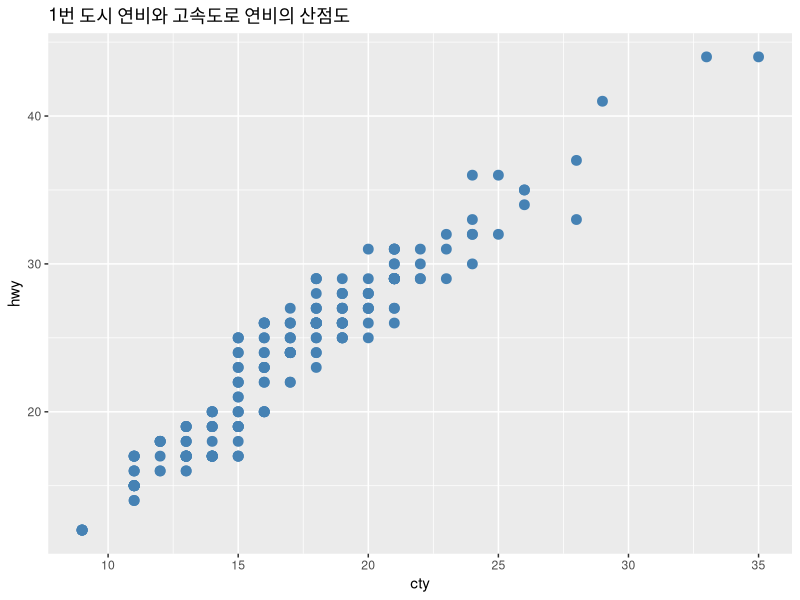
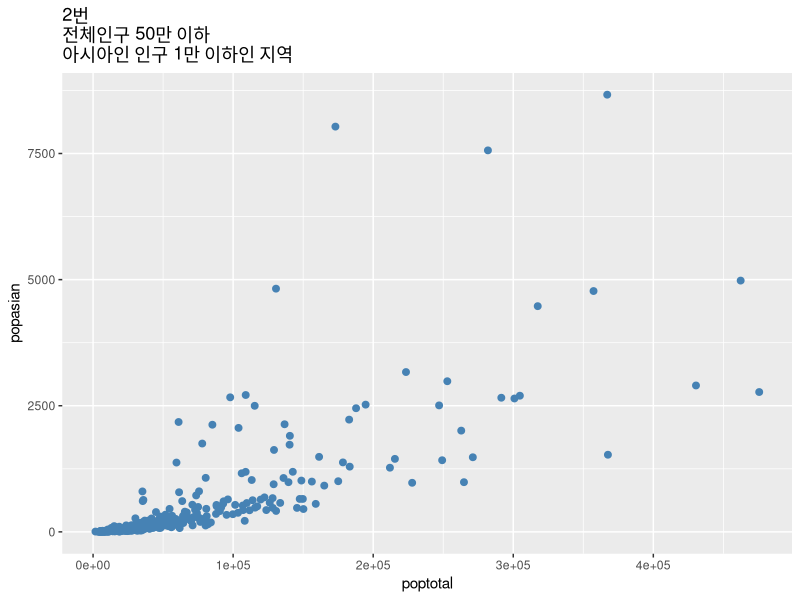
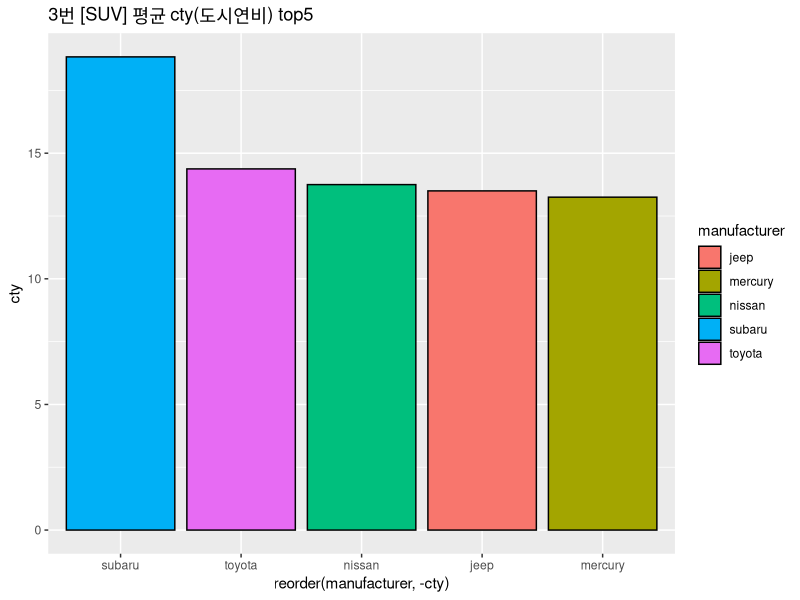
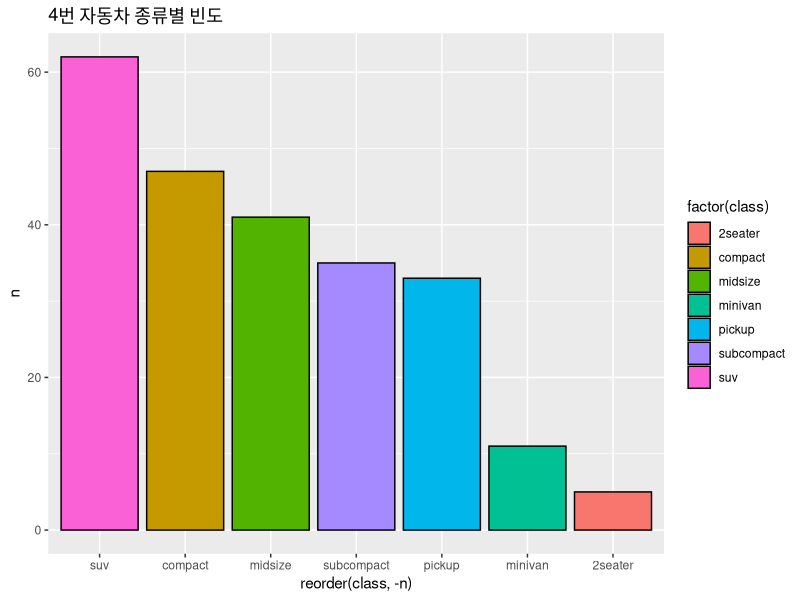
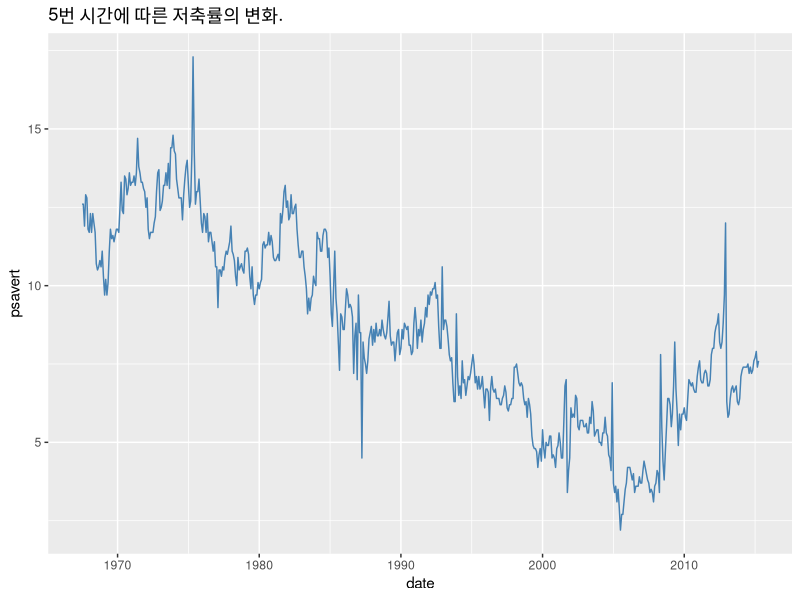
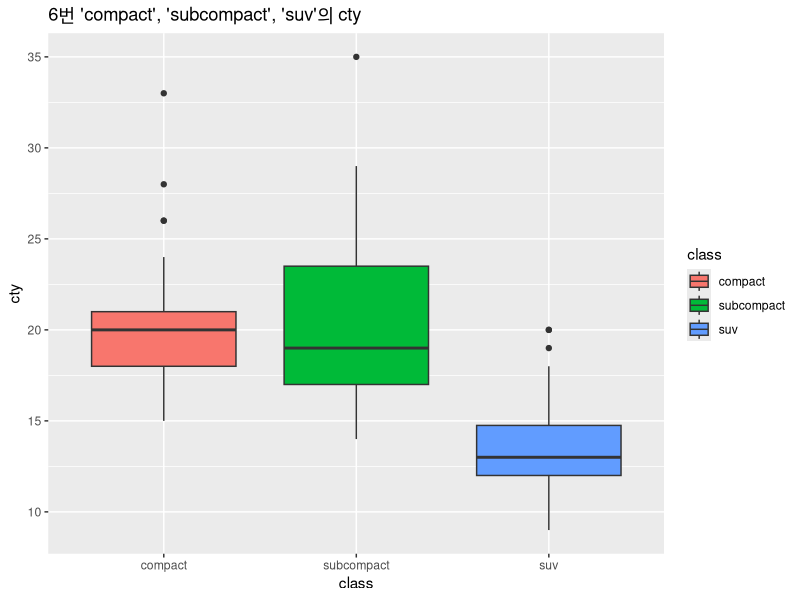
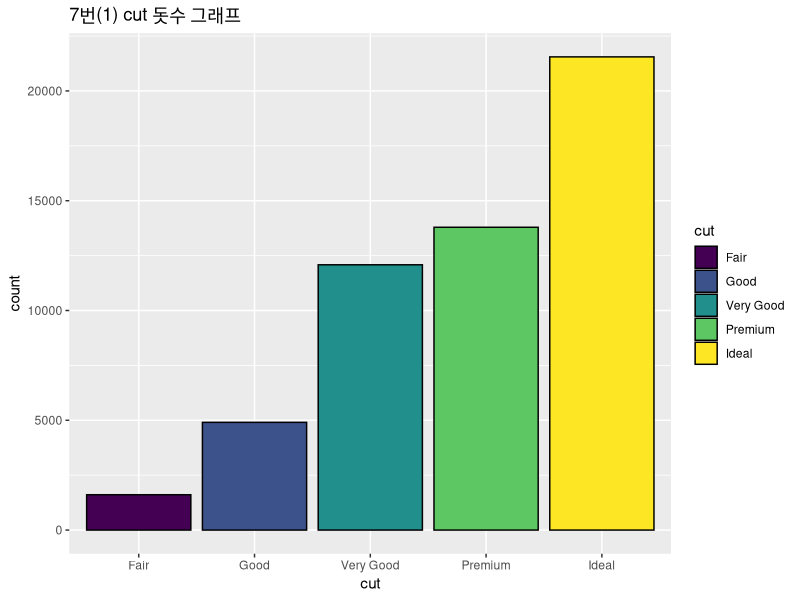
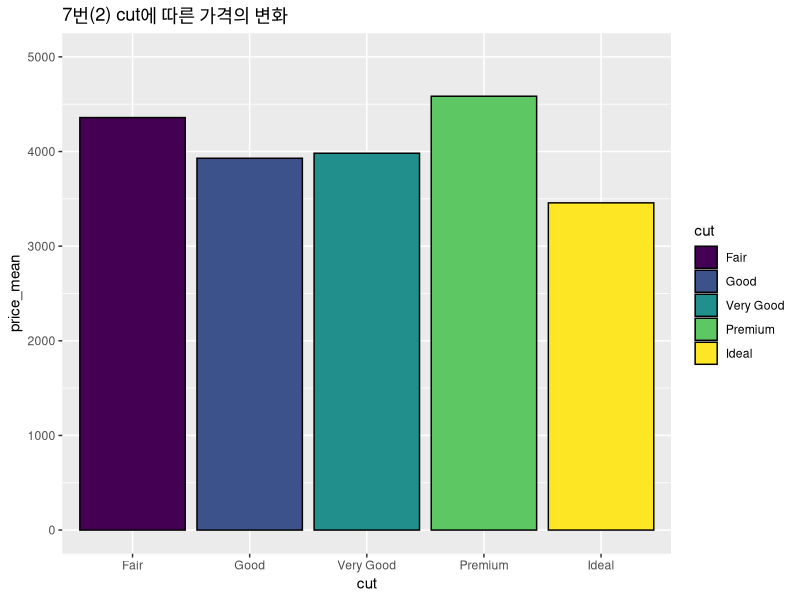

Recreate these plots in R, in order. (Note: this script raises an error after producing the figures.)
## ---- chunk 1
knitr::opts_chunk$set(echo = TRUE)
## ---- chunk 2
library(ggplot2)
library(dplyr)

### 연습문제 1
ggplot(mpg,aes(x=cty,y=hwy)) +
  geom_point(color='steel blue',size=3)+
  ggtitle('1번 도시 연비와 고속도로 연비의 산점도')
## ---- chunk 3
### 연습문제 2
midwest2 <- midwest %>% filter(poptotal<=500000,popasian<=10000) 
ggplot(midwest2,aes(x=poptotal,y=popasian))+
  geom_point(color='steel blue',size=2)+
  ggtitle('2번 \n전체인구 50만 이하 \n아시아인 인구 1만 이하인 지역')
## ---- chunk 4
### 연습문제 3
suv <- mpg %>% filter(class=='suv') %>%
  select(manufacturer,cty,class) %>% 
  group_by(manufacturer) %>% 
  summarise_each(funs(mean),cty) %>%
  arrange(desc(cty)) %>%
  head(5)

ggplot(suv,aes(x=reorder(manufacturer,-cty),y=cty,
               fill=manufacturer)) +
  geom_bar(stat="identity", color="black")+
  ggtitle('3번 [SUV] 평균 cty(도시연비) top5 ')
## ---- chunk 5
### 연습문제 4
class<-mpg %>% 
  select(class) %>%
  group_by(class) %>% 
  summarise(n=n())

ggplot(class,aes(x=reorder(class,-n),y=n,fill=factor(class)))+
  geom_bar(stat="identity",color="black")+
  ggtitle('4번 자동차 종류별 빈도')
## ---- chunk 6
### 연습문제 5
ggplot(economics,aes(x=date,y=psavert))+
  geom_line(color="steel blue")+
  ggtitle('5번 시간에 따른 저축률의 변화.')
## ---- chunk 7
### 연습문제 6
a <- mpg %>% 
  filter(class %in% c('compact','subcompact','suv')) %>% 
  select(class,cty)

ggplot(a, aes(x=class,y=cty ,group=class,fill=class))+
  geom_boxplot() +
  ggtitle("6번 'compact', 'subcompact', 'suv'의 cty")
## ---- chunk 8
### 연습문제 7
diamonds
# 1) cut의 도수가.n()을....말한다..?
ggplot(diamonds,aes(x=cut,fill=cut)) +
  geom_bar(color="black")+
  ggtitle("7번(1) cut 돗수 그래프")

# 2) cut에 따른 가격의 변화를 보여주는 그래프
cut <- diamonds %>% 
  select(cut,price) %>% 
  group_by(cut) %>% 
  summarise(price_mean=mean(price,na.rm=T))

ggplot(cut,aes(x=cut,y=price_mean,fill=cut))+
  geom_bar(stat="identity",color="black")+
  ggtitle("7번(2) cut에 따른 가격의 변화 ")+
  ylim(0,5000)

# 3) 3번문제는 cut과 color를 따로 해서 grid로 합침..
cut <- diamonds %>% 
  select(cut,price) %>% 
  group_by(cut) %>% 
  summarise(price_mean=mean(price,na.rm=T))

cut2 <- ggplot(cut,aes(x=cut,y=price_mean,fill=cut))+
  geom_bar(stat="identity",color="black")+
  ylim(0,5000)

color <- diamonds %>% 
  select(color,price) %>% 
  group_by(color) %>% 
  summarise(price_mean=mean(price,na.rm=T))

color2 <- ggplot(color,aes(x=color,y=price_mean,fill=color))+
  geom_bar(stat="identity",color="black")

grid.arrange(cut2,color2,ncol=2, top="cut 과 color")

#ggplot(diamonds, aes(x=price))+geom)histogram(bins=10)+facet_wrap(-cut,)
#grid.arrange(gcut,gcolor)
## ---- chunk 9
summary(cars)
## ---- chunk 10
plot(pressure)
